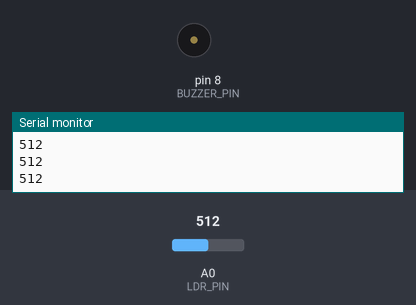
This sketch was run on a simulated Arduino Uno, built with avr-gcc and run on an emulated ATmega328P. On the bench: buzzer (waves = sounding, pin HIGH), the last lines printed to the serial monitor. Inputs (shaded band) come from the test bench; at power-on: A0 (LDR_PIN) = 512.

Above: at 1.2 s.
1.3 s: A0 (LDR_PIN) set to 583
2.8 s: A0 (LDR_PIN) set to 611
At 4.0 s:
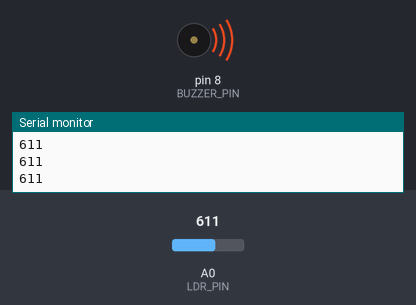
4.3 s: A0 (LDR_PIN) set to 590
At 5.4 s:
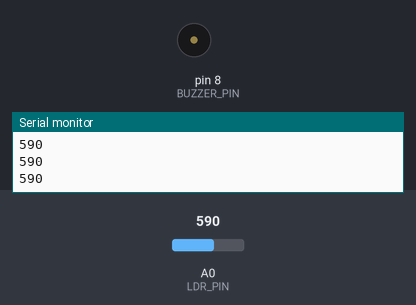
5.8 s: A0 (LDR_PIN) set to 610
At 6.6 s:
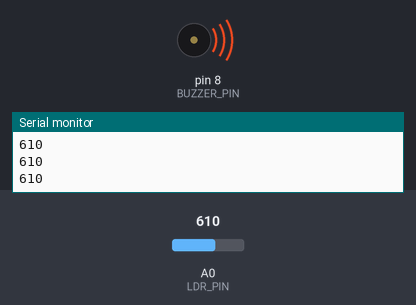
Timing chart, 0 to 8.3 s (numbered marks = the images above; inputs shaded):
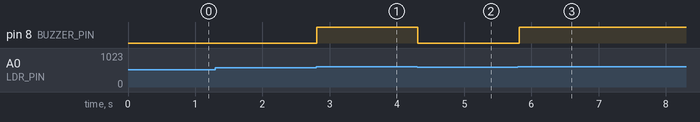

Measured:
- the behaviour switches between 600 and 601 on A0 (LDR_PIN) (found by bisection; images 0 and 1)
- after the input at 2.8 s, pin 8 (BUZZER_PIN): LOW → HIGH at once
- after the input at 4.3 s, pin 8 (BUZZER_PIN): HIGH → LOW at once
- after the input at 5.8 s, pin 8 (BUZZER_PIN): LOW → HIGH at once

The sketch:

dark_alarm.ino
```cpp
// Karanlık alarmı: LDR + buzzer
// Bağlantılar:
//   5V -> R1 (10k) -> düğüm noktası -> LDR -> GND
//   Düğüm noktası -> A0
//   Buzzer (+) -> D8, Buzzer (-) -> GND
//
// Karanlıkta LDR'nin direnci yükselir, A0'daki değer artar.
// Değer ESIK'i geçince buzzer çalar.

const int LDR_PIN = A0;
const int BUZZER_PIN = 8;
const int ESIK = 600;  // Ortamına göre değiştir (0-1023 arası)

void setup() {
  pinMode(BUZZER_PIN, OUTPUT);
  Serial.begin(9600);
}

void loop() {
  int deger = analogRead(LDR_PIN);
  Serial.println(deger);  // Seri Monitör'den değeri izleyip ESIK'i ayarla

  if (deger > ESIK) {
    digitalWrite(BUZZER_PIN, HIGH);  // Aktif buzzer için
    // Pasif buzzer kullanıyorsan yukarıdaki satırı silip şunu kullan:
    // tone(BUZZER_PIN, 1000);
  } else {
    digitalWrite(BUZZER_PIN, LOW);
    // Pasif buzzer kullanıyorsan: noTone(BUZZER_PIN);
  }

  delay(100);
}
```
